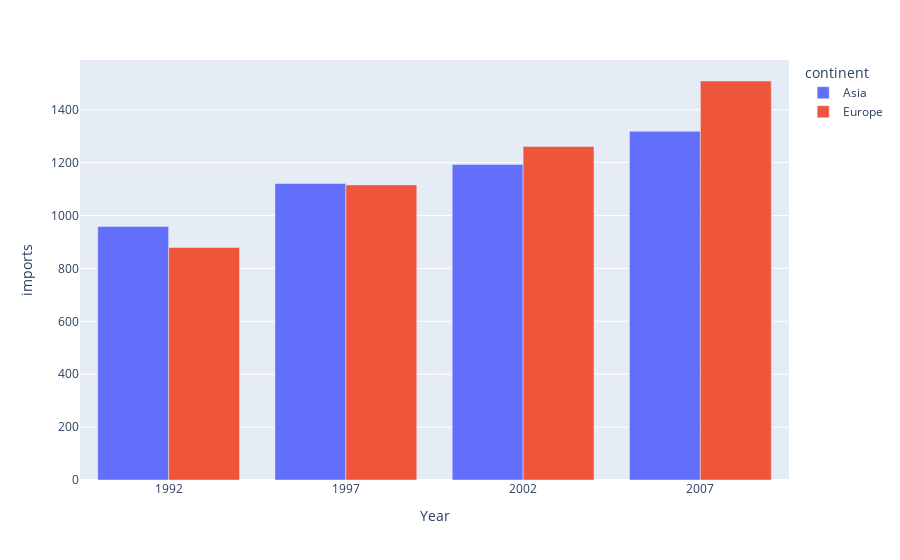

This figure's notebook cell:
### Markdown cell above
### Q2

Is there a significant difference between Europe and North America with respect to 'Imports of goods and services (% of GDP)' in the years after 1990?

For simplicity, I will only be considering US + Canada + Mexico as North American countries.

### Code cell
q2_df = gapminder_df[gapminder_df['Year'] > 1990]

goods_label = 'Imports of goods and services (% of GDP)'

sum_df = q2_df[q2_df['continent'].isin(['Europe', 'Asia'])][[goods_label, 'continent', 'Year']].groupby(['continent','Year']).apply(lambda x: pd.Series({'imports': float(np.sum(x[goods_label]))})).reset_index()


px.bar(sum_df, x='Year', y='imports', color='continent', barmode='group')

### Figure 1 — Plotly figure (JSON) as saved in the notebook; plotly's stock layout.template omitted (floating-point values rounded to 4 significant figures)
{"data": [{"alignmentgroup": "True", "hovertemplate": "continent=Asia<br>Year=%{x}<br>imports=%{y}<extra></extra>", "legendgroup": "Asia", "marker": {"color": "#636efa"}, "name": "Asia", "offsetgroup": "Asia", "orientation": "v", "showlegend": true, "textposition": "auto", "type": "bar", "x": [1992, 1997, 2002, 2007], "xaxis": "x", "y": [958.3, 1121.0, 1193.0, 1318.0], "yaxis": "y"}, {"alignmentgroup": "True", "hovertemplate": "continent=Europe<br>Year=%{x}<br>imports=%{y}<extra></extra>", "legendgroup": "Europe", "marker": {"color": "#EF553B"}, "name": "Europe", "offsetgroup": "Europe", "orientation": "v", "showlegend": true, "textposition": "auto", "type": "bar", "x": [1992, 1997, 2002, 2007], "xaxis": "x", "y": [878.9, 1116.0, 1261.0, 1509.0], "yaxis": "y"}], "layout": {"barmode": "group", "legend": {"title": {"text": "continent"}, "tracegroupgap": 0}, "margin": {"t": 60}, "xaxis": {"anchor": "y", "domain": [0, 1], "title": {"text": "Year"}}, "yaxis": {"anchor": "x", "domain": [0, 1], "title": {"text": "imports"}}}}
